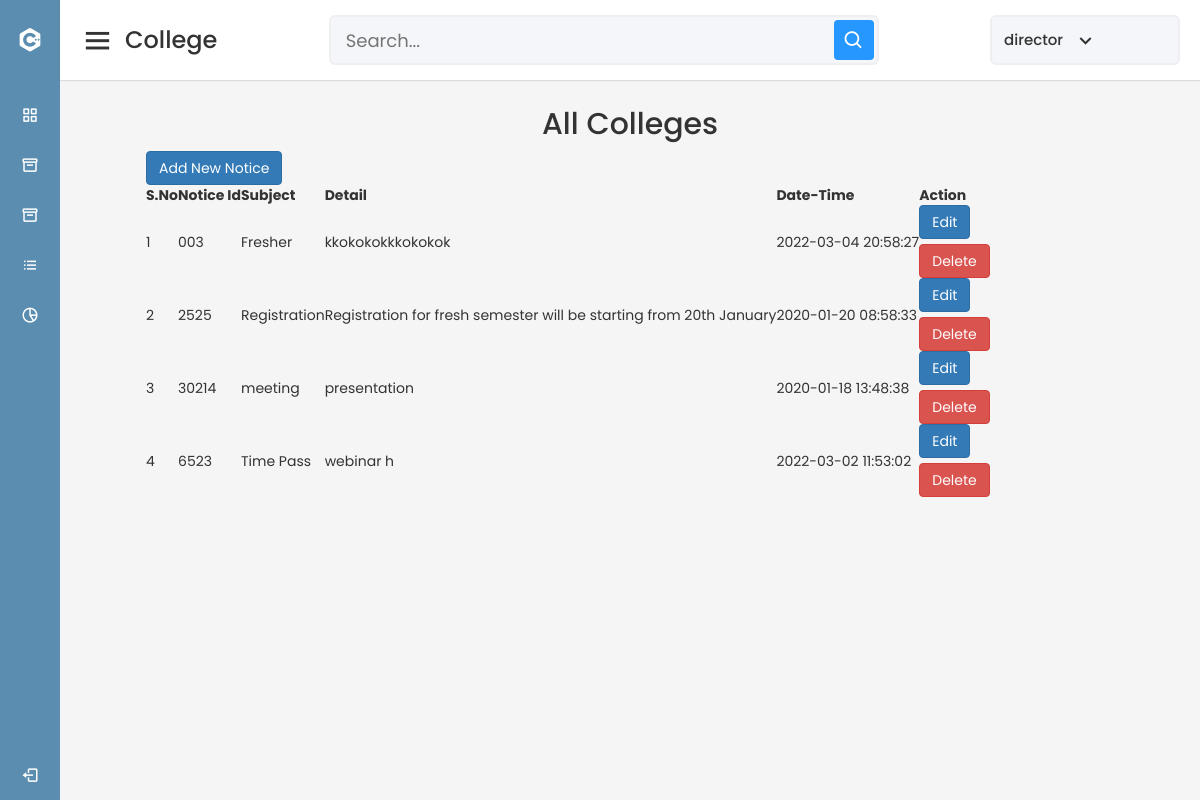
/DirectoratePanel/AllNotice.php (signed in), run on the app's committed database.
### tables this page shows
CREATE TABLE `dir` (
  `id` varchar(50) NOT NULL,
  `password` varchar(80) NOT NULL
);

CREATE TABLE `notice` (
  `id` varchar(50) NOT NULL,
  `subject` varchar(50) NOT NULL,
  `detail` varchar(500) NOT NULL,
  `time` varchar(20) NOT NULL
);

### DirectoratePanel/AllNotice.php (the view, shortened to what this page needs)
<?php
require "../dbcon.php";
?>
<!DOCTYPE html>
<html lang="en" dir="ltr">
<head>
    <link rel="stylesheet" href="s.css">
    <link href='https://unpkg.com/boxicons@2.0.7/css/boxicons.min.css' rel='stylesheet'>
    <link rel="stylesheet" href="https://maxcdn.bootstrapcdn.com/bootstrap/4.4.1/css/bootstrap.min.css">
    <link rel="stylesheet" href="https://cdn.jsdelivr.net/npm/bootstrap-icons@1.3.0/font/bootstrap-icons.css">
    <link rel="stylesheet" href="https://cdnjs.cloudflare.com/ajax/libs/font-awesome/5.15.3/css/all.min.css"
 />
    <link rel="stylesheet" href="https://maxcdn.bootstrapcdn.com/bootstrap/3.3.5/css/bootstrap.min.css">
    <link rel="stylesheet" href="https://cdnjs.cloudflare.com/ajax/libs/bootstrap-table/1.10.0/bootstrap-table.min.css">
    <link rel="stylesheet"
        href="https://rawgit.com/vitalets/x-editable/master/dist/bootstrap3-editable/css/bootstrap-editable.css">
</head>
<body>
<?php
    require("sidebar.php")
    ?>
    <section class="home-section">
    <?php
    require("nav.php")
    ?>
        <div class="mainadd">
            <div class="container ">
                <h2 class="text-center pt-5">All Colleges</h2>
                <div id="toolbar">
                    <a href="PublishNotice.php" class="btn btn-primary">Add New Notice</a>
                </div>
                <table id="table" data-toggle="table" data-search="true" data-filter-control="true"
                    data-show-export="true" data-click-to-select="true" data-toolbar="#toolbar"
                    data-show-pagination-switch="true" data-pagination="true" data-show-columns="true"
                    data-show-columns-toggle-all="true" data-detail-view="true" data-escape="false">
                    <thead>
                        <tr>
                            <th data-field="S.no" data-filter-control="input" data-sortable="true">S.No</th>
                            <th data-field="Notice Id" data-filter-control="input" data-sortable="true">Notice Id</th>
                            <th data-field="Subject" data-filter-control="input" data-sortable="true">Subject</th>
                            <th data-field="Detail" data-filter-control="input" data-sortable="true">Detail</th>
                            <th data-field="Date-Time" data-filter-control="input" data-sortable="true">Date-Time</th>
                            <th data-field="Action" data-filter-control="false" data-sortable="true">Action</th>
                        </tr>
                    </thead>
                    <tbody>
                        <?php
              $i=1;
                $query="SELECT * FROM notice";
                $result=mysqli_query($db,$query);
                while ($row=mysqli_fetch_array($result)){
                ?>
                        <tr>
                            <td><?php echo $i++; ?></td>
                            <td><?php echo $row['id']; ?></td>
                            <td><?php echo $row['subject']; ?></td>
                            <td><?php echo $row['detail']; ?></td>
                            <td><?php echo $row['time']; ?></td>
                            <td>
                                <form action="EditNotice.php" method="POST">
                                    <button type="submit" name="Edit" class="btn btn-primary">Edit</button>
                                </form>
                                <button type="button" class="btn btn-danger mt-2" data-toggle="modal"
                                    data-target="#exampleModal<?php echo $row['id']?>">
                                   Delete
                                </button>
                            </td>
                        </tr>
                        <?php
                }
                ?>
                    </tbody>
                </table>
            </div>
        </div>
    </section>
</body>
</html>

### DirectoratePanel/nav.php (shortened to what this page needs)
<?php
require "../dbcon.php";
?>
<nav>
            <div class="sidebar-button">
                <i class='bx bx-menu sidebarBtn'></i>
                <span class="dashboard">College</span>
            </div>
            <div class="search-box">
                <input type="text" placeholder="Search...">
                <i class='bx bx-search'></i>
            </div>
            <div class="profile-details">
                <span class="admin_name"><?php
                $sql = "select * from dir";
                $result=mysqli_query($db,$sql);
                $rows=mysqli_fetch_array($result);
                echo $rows["id"];
                ?></span>
                <i class='bx bx-chevron-down'></i>
            </div>
        </nav>

### CollegePanel/s.css (style rules this page uses)
* { margin: 0; padding: 0; box-sizing: border-box; font-family: 'Poppins', sans-serif; }
.home-section { position: relative; background: #f5f5f5; min-height: 100vh; width: calc(100% - 240px); left: 240px; transition: all 0.5s ease; }
.home-section nav { display: flex; justify-content: space-between; height: 80px; background: #fff; display: flex; align-items: center; position: fixed; width: calc(100% - 240px); left: 240px; z-index: 100; padding: 0 20px; box-shadow: 0 1px 1px rgba(0, 0, 0, 0.1); transition: all 0.5s ease; }
.home-section nav .sidebar-button { display: flex; align-items: center; font-size: 24px; font-weight: 500; }
nav .sidebar-button i { font-size: 35px; margin-right: 10px; }
.home-section nav .search-box { position: relative; height: 50px; max-width: 550px; width: 100%; margin: 0 20px; }
nav .search-box input { height: 100%; width: 100%; outline: none; background: #F5F6FA; border: 2px solid #EFEEF1; border-radius: 6px; font-size: 18px; padding: 0 15px; }
nav .search-box .bx-search { position: absolute; height: 40px; width: 40px; background: #2697FF; right: 5px; top: 50%; transform: translateY(-50%); border-radius: 4px; line-height: 40px; text-align: center; color: #fff; font-size: 22px; transition: all 0.4 ease; }
.home-section nav .profile-details { display: flex; align-items: center; background: #F5F6FA; border: 2px solid #EFEEF1; border-radius: 6px; height: 50px; min-width: 190px; padding: 0 15px 0 2px; }
nav .profile-details .admin_name { font-size: 15px; font-weight: 500; color: #333; margin: 0 10px; white-space: nowrap; }
nav .profile-details i { font-size: 25px; color: #333; }
@media (max-width: 1240px) { .home-section { width: calc(100% - 60px); left: 60px; } }
@media (max-width: 1240px) { .home-section nav { width: calc(100% - 60px); left: 60px; } }

### DirectoratePanel/AllNotice.php (style rules this page uses)
.mainadd { overflow-y: hidden; padding-top: 30px; }
.container { width: 1024px; padding: 2em; }

### data on the page
dir: id "director"
notice: id "003", subject "Fresher", detail "kkokokokkkokokok", time "2022-03-04 20:58:27"
notice: id "2525", subject "Registration", detail "Registration for fresh semester will be starting from 20th January", time "2020-01-20 08:58:33"
notice: id "30214", subject "meeting", detail "presentation", time "2020-01-18 13:48:38"
notice: id "6523", subject "Time Pass", detail "webinar h", time "2022-03-02 11:53:02"
